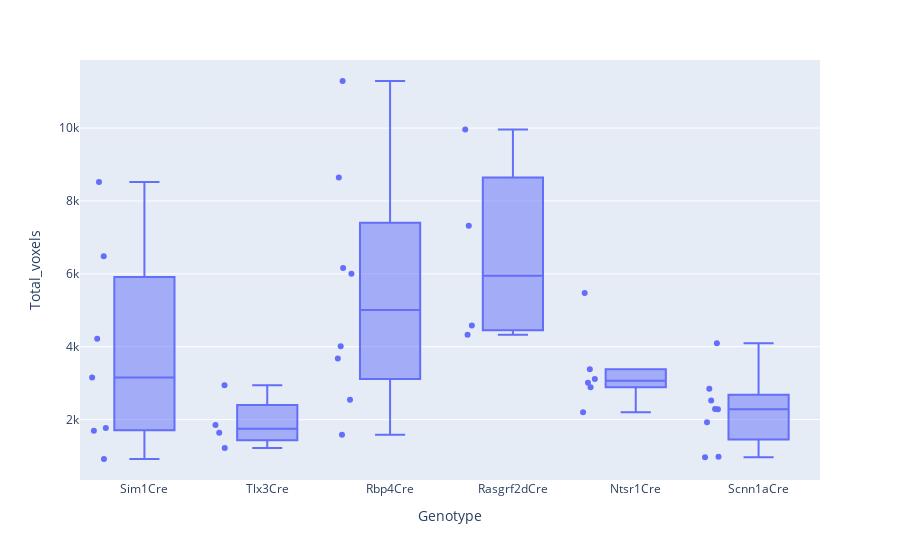

Notebook code cell kept with this figure:
### Code cell
import plotly.express as px
fig = px.box(data, x="Genotype", y="Total_voxels", points="all")
fig.show()
fig.write_html("injection_voxels.html")

### Figure 1 — Plotly figure (JSON) as saved in the notebook; plotly's stock layout.template omitted (floating-point values rounded to 4 significant figures)
{"data": [{"alignmentgroup": "True", "boxpoints": "all", "hovertemplate": "Genotype=%{x}<br>Total_voxels=%{y}<extra></extra>", "legendgroup": "", "marker": {"color": "#636efa"}, "name": "", "notched": false, "offsetgroup": "", "orientation": "v", "showlegend": false, "type": "box", "x": ["Sim1Cre", "Sim1Cre", "Sim1Cre", "Tlx3Cre", "Rbp4Cre", "Tlx3Cre", "Rbp4Cre", "Rbp4Cre", "Rasgrf2dCre", "Rasgrf2dCre", "Rasgrf2dCre", "Rasgrf2dCre", "Rbp4Cre", "Rbp4Cre", "Sim1Cre", "Ntsr1Cre", "Ntsr1Cre", "Ntsr1Cre", "Tlx3Cre", "Rbp4Cre", "Tlx3Cre", "Sim1Cre", "Ntsr1Cre", "Ntsr1Cre", "Ntsr1Cre", "Sim1Cre", "Sim1Cre", "Rbp4Cre", "Rbp4Cre", "Scnn1aCre", "Scnn1aCre", "Scnn1aCre", "Scnn1aCre", "Scnn1aCre", "Scnn1aCre", "Scnn1aCre", "Scnn1aCre"], "x0": " ", "xaxis": "x", "y": [6480, 1691, 4218, 1855, 1584, 2944, 3679, 2543, 4580, 9959, 7322, 4327, 11292, 6001, 3158, 2205, 5471, 3114, 1221, 6163, 1642, 1767, 3014, 3382, 2885, 919, 8521, 4016, 8642, 981, 2523, 2293, 4092, 1927, 2281, 966, 2848], "y0": " ", "yaxis": "y"}], "layout": {"autosize": true, "boxmode": "group", "legend": {"tracegroupgap": 0}, "margin": {"t": 60}, "xaxis": {"anchor": "y", "autorange": true, "domain": [0, 1], "range": [-0.5108, 5.5], "title": {"text": "Genotype"}, "type": "category"}, "yaxis": {"anchor": "x", "autorange": true, "domain": [0, 1], "range": [342.7, 11870.0], "title": {"text": "Total_voxels"}, "type": "linear"}}}
